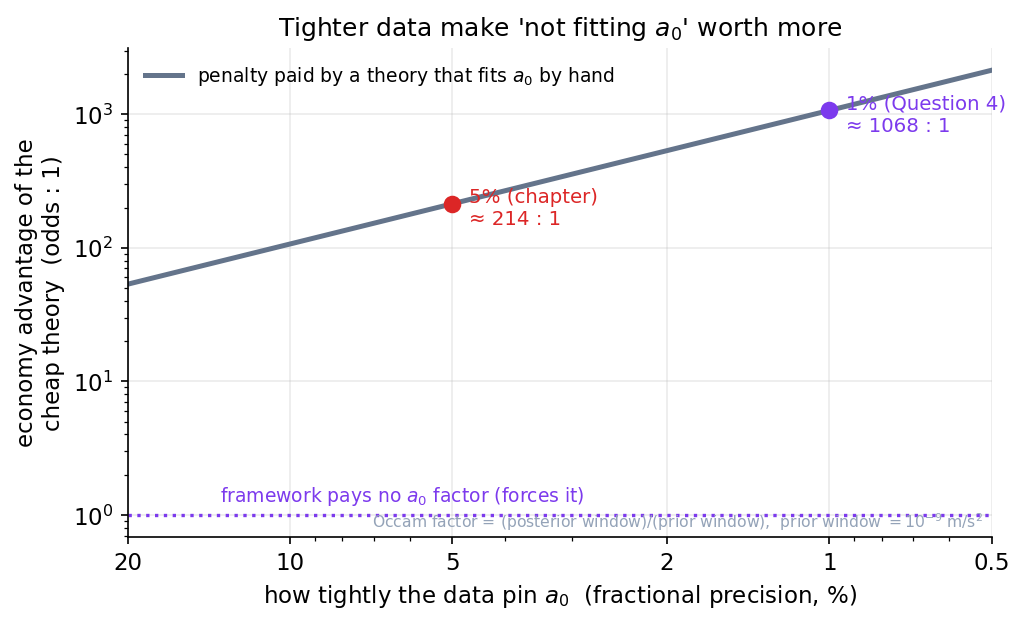

Write Python code to recreate this figure.
import numpy as np, matplotlib
matplotlib.use("Agg")
import matplotlib.pyplot as plt
plt.rcParams.update({"figure.dpi":150,"savefig.dpi":150,"font.size":11,
    "axes.grid":True,"grid.alpha":0.25,"axes.spines.top":False,"axes.spines.right":False,
    "axes.titlesize":12,"figure.facecolor":"white","axes.facecolor":"white"})
C_FW="#7c3aed"; C_NEWTON="#64748b"; C_MOND="#0891b2"; C_DATA="#dc2626"

fig, ax = plt.subplots(figsize=(7,4.3))

a0 = 9.36e-11               # framework value, m/s^2
prior_window = 1.0e-9       # honest prior window for a free a0 (worked example)

# precision (fractional) the data pin a0 to, from loose to tight
prec = np.logspace(np.log10(0.20), np.log10(0.005), 400)   # 20% down to 0.5%
post_window = prec * a0
occ_factor = post_window / prior_window      # < 1 ; the penalty the expensive theory pays
disfavor = 1.0 / occ_factor                  # how many-to-1 the cheap theory is favored

ax.plot(prec*100, disfavor, color=C_NEWTON, lw=2.4,
        label="penalty paid by a theory that fits $a_0$ by hand")

# mark the two chapter values
for p, name, col in [(0.05, "5% (chapter)", C_DATA), (0.01, "1% (Question 4)", C_FW)]:
    d = prior_window / (p * a0)
    ax.scatter([p*100], [d], color=col, zorder=5, s=55)
    ax.annotate(f"{name}\n≈ {d:.0f} : 1", (p*100, d),
                textcoords="offset points", xytext=(8, -2), fontsize=9.5, color=col,
                va="center")

# the framework's line: it pays no a0 factor (favored by 1:1 baseline from this knob)
ax.axhline(1.0, color=C_FW, ls=":", lw=1.6)
ax.text(13.5, 1.25, "framework pays no $a_0$ factor (forces it)", color=C_FW, fontsize=9)

ax.set_xscale("log"); ax.set_yscale("log")
ax.set_xlim(20, 0.5)        # loose on left, tight on right
ax.set_xlabel("how tightly the data pin $a_0$  (fractional precision, %)")
ax.set_ylabel("economy advantage of the\ncheap theory  (odds : 1)")
ax.set_title("Tighter data make 'not fitting $a_0$' worth more")
ax.set_xticks([20,10,5,2,1,0.5]); ax.set_xticklabels(["20","10","5","2","1","0.5"])
ax.legend(frameon=False, loc="upper left", fontsize=9)
ax.text(0.99, 0.02, "Occam factor = (posterior window)/(prior window),  prior window $=10^{-9}$ m/s$^2$",
        transform=ax.transAxes, ha="right", fontsize=7.5, color="#94a3b8")
fig.tight_layout(); fig.savefig("ch24_occam_factor_vs_precision.png", bbox_inches="tight"); print("ok")
